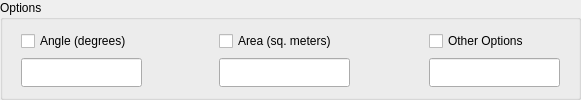
  <widget class="QGroupBox" name="groupBoxOutput">
   <property name="geometry">
    <rect>
     <x>15</x>
     <y>121</y>
     <width>581</width>
     <height>100</height>
    </rect>
   </property>
   <property name="title">
    <string>Options</string>
   </property>
   <widget class="QLineEdit" name="lineEditAngle">
    <property name="geometry">
     <rect>
      <x>21</x>
      <y>58</y>
      <width>121</width>
      <height>29</height>
     </rect>
    </property>
    <property name="font">
     <font>
      <pointsize>14</pointsize>
      <weight>75</weight>
      <bold>true</bold>
     </font>
    </property>
    <property name="alignment">
     <set>Qt::AlignRight|Qt::AlignTrailing|Qt::AlignVCenter</set>
    </property>
   </widget>
   <widget class="QCheckBox" name="checkBoxAngle">
    <property name="geometry">
     <rect>
      <x>21</x>
      <y>31</y>
      <width>121</width>
      <height>20</height>
     </rect>
    </property>
    <property name="toolTip">
     <string>Minimum Angle Quality Constrain</string>
    </property>
    <property name="text">
     <string>Angle (degrees)</string>
    </property>
   </widget>
   <widget class="QLineEdit" name="lineEditArea">
    <property name="geometry">
     <rect>
      <x>219</x>
      <y>58</y>
      <width>131</width>
      <height>29</height>
     </rect>
    </property>
    <property name="font">
     <font>
      <pointsize>14</pointsize>
      <weight>75</weight>
      <bold>true</bold>
     </font>
    </property>
    <property name="alignment">
     <set>Qt::AlignRight|Qt::AlignTrailing|Qt::AlignVCenter</set>
    </property>
   </widget>
   <widget class="QCheckBox" name="checkBoxArea">
    <property name="geometry">
     <rect>
      <x>219</x>
      <y>31</y>
      <width>131</width>
      <height>20</height>
     </rect>
    </property>
    <property name="toolTip">
     <string>Maximum Area Quality Constrain</string>
    </property>
    <property name="text">
     <string>Area (sq. meters)</string>
    </property>
   </widget>
   <widget class="QCheckBox" name="checkBoxOthers">
    <property name="geometry">
     <rect>
      <x>429</x>
      <y>31</y>
      <width>131</width>
      <height>20</height>
     </rect>
    </property>
    <property name="toolTip">
     <string>e  output a list of edges of the triangulation
v  output the Voronoi diagram associated with the triangulation
D Delaunay not constrained Delaunay
O ignore the holes in the poly file
Y prohibit the insertion of Steiner points on mesh boundary
YY prohibits the insertion of Steiner point on any segment
i  use the incremental algorith rather than divide and conquer</string>
    </property>
    <property name="text">
     <string>Other Options</string>
    </property>
   </widget>
   <widget class="QLineEdit" name="lineEditOthers">
    <property name="geometry">
     <rect>
      <x>429</x>
      <y>58</y>
      <width>131</width>
      <height>29</height>
     </rect>
    </property>
    <property name="font">
     <font>
      <pointsize>14</pointsize>
      <weight>75</weight>
      <bold>true</bold>
     </font>
    </property>
    <property name="alignment">
     <set>Qt::AlignRight|Qt::AlignTrailing|Qt::AlignVCenter</set>
    </property>
   </widget>
  </widget>
